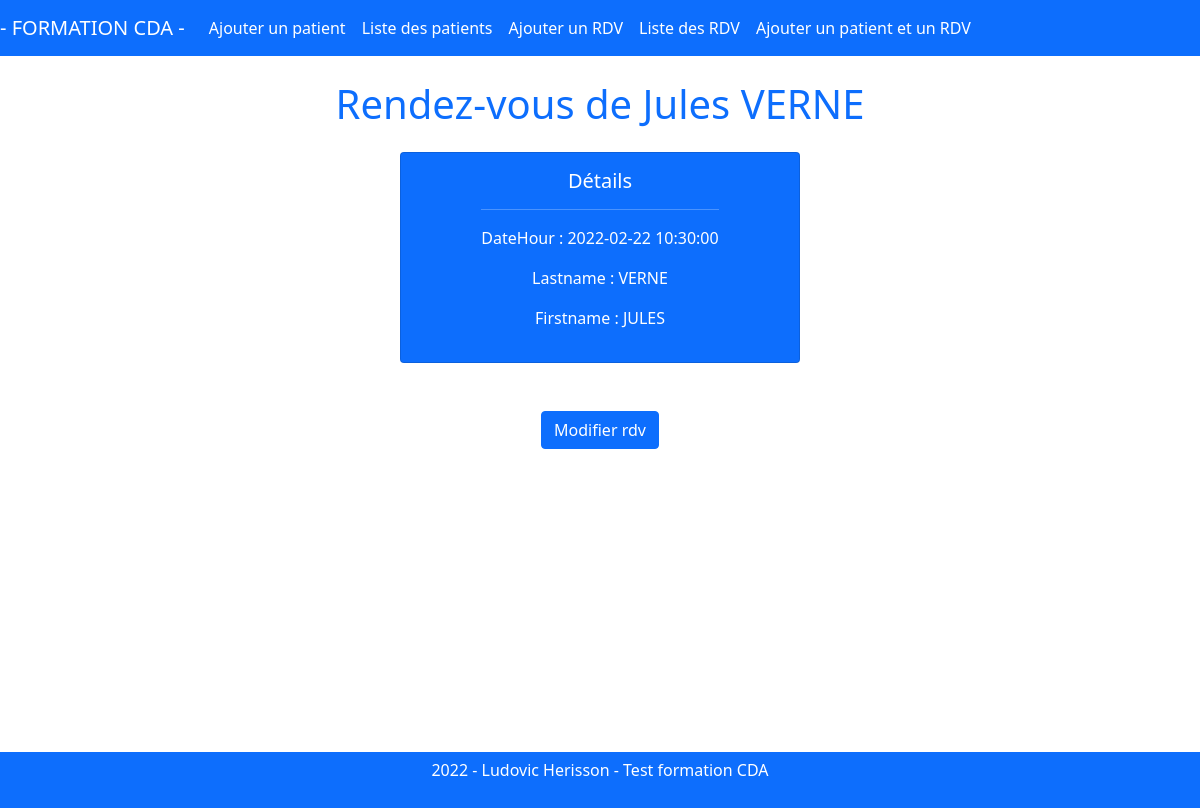
Screenshot of /?op=select&data=rdv&id=22 with the database file from the repository.
### tables this page shows
CREATE TABLE `appointments` (
  `id` int(11) NOT NULL,
  `dateHour` datetime NOT NULL,
  `idPatients` int(11) NOT NULL
);

CREATE TABLE `patients` (
  `id` int(11) NOT NULL,
  `lastname` varchar(25) NOT NULL,
  `firstname` varchar(25) NOT NULL,
  `birthdate` date NOT NULL,
  `phone` varchar(25) DEFAULT NULL,
  `mail` varchar(100) NOT NULL
);

### controller/Controller.php (called while the page is built, shortened)
<?php
class Controller
{
    private $dbEntityRepo;
    public function __construct()
    {
        $this->dbEntityRepo=new \Model\EntityRepository;
    }
    public function render($layout,$template,$parameters=[])
    {
        extract($parameters);
        require "view/$template";
        return ob_end_flush();
    }
    public function select()
    {
        $id=isset($_GET['id']) ? $_GET['id'] : NULL;
        $data=isset($_GET['data']) ? $_GET['data'] : NULL;
        $dataPatient=($data=="patient") ? $dataPatient=$this->dbEntityRepo->selectRepo($id,$data) : NULL ;
        $dataPatient=(empty($dataPatient))? $this->dbEntityRepo->selectRepo($id,$data,false) : $dataPatient;
        $dataRdv=($data=="rdv") ? $dataRdv=$this->dbEntityRepo->selectRepo($id,$data) : NULL ;
        if($_GET['data']=='rdv')
        {
            $recupPatient=$this->dbEntityRepo->selectRepo($id, $_GET['data']);
            $nomPatient=ucfirst(strtolower($recupPatient[0]['firstname']));
            $nomPatient.=' '.$recupPatient[0]['lastname'];
            $title='Rendez-vous de '.$nomPatient;
        }
        elseif($_GET['data']=='patient')
        {
            $recupPatient=$this->dbEntityRepo->selectRepo($id, $_GET['data'], false);
            $nomPatient=ucfirst(strtolower($recupPatient[0]['firstname']));
            $nomPatient.=' '.$recupPatient[0]['lastname'];
            $title='Détails de '.$nomPatient;
        }
       $this->render('layout.php', 'template-select.php',[
           'title' => $title,
           'dataType'=>$data,
           'dataPatient'=>$dataPatient,
           'dataRdv'=>$dataRdv,
           'hidden'=>'hidden'
       ]);
    }
    public function handleRequest()
    {
        $op=isset($_GET['op']) ? $_GET['op'] : NULL;
        switch ($op)
        {
            case 'select':
                $this->select();
                break;
        }
    }
}

### index.php (called while the page is built, shortened)
<?php
$controller=new Controller\Controller;
$controller->handleRequest();
?>

### model/EntityRepository.php (called while the page is built, shortened)
<?php
class EntityRepository
{
    private $db;
    private $tablepatients;
    private $tableappointments;
    public function getDb()
    {
        if(!$this->db)
        {
            try
            {
                $xml=simplexml_load_file('app/config.xml');
                $this->tablepatients=$xml->table1;
                $this->tableappointments=$xml->table2;
                try
                {
                    $this->db= new \PDO("mysql:host=". $xml->host ."; dbname=" . $xml->db, $xml->user, $xml->password, [
                        \PDO::ATTR_ERRMODE => \PDO::ERRMODE_EXCEPTION
                    ]);
                }
                catch(\PDOException $e)
                {
                echo"Message : " . $e->getMessage();
                }
            }
            catch(\Exception $e)
            {
                echo"Message : ".$e->getMessage();
            }
        }
        return $this->db;
    }
    public function selectRepo (int $id, string $data, $verif=true)
    {
        switch ($data)
        {
            case 'rdv':
                $q=$this->getDb()->prepare("SELECT appointments.id, appointments.dateHour, patients.lastname, patients.firstname  FROM " .$this->tableappointments." INNER JOIN ".$this->tablepatients." ON ".$this->tableappointments.".idPatients=".$this->tablepatients.".id AND appointments.id=".$id );
                $q->execute();
                $r=$q->fetchAll(\PDO::FETCH_ASSOC);
                return $r;
            break;
        }
    }
}
?>

### view/template-select.php (the view)
<div class="row mx-auto">
    <div class="card col-4 mx-auto bg-primary text-white">
        <div class="card-body mx-auto">
            <h5 class="card-title text-center">Détails</h5><hr>
            <?php if($dataType=='patient'):?>
                <?php foreach($dataPatient[0] as $key=>$value):
                    if($key!='id' && $key!='dateHour'):?>
                        <p class="text-center"><?=ucfirst($key). " : ".ucfirst($value)?></p>
                    <?php endif;?>
                    <?php if($key=='dateHour'):
                        $hidden=($value)? '' : 'hidden' ;
                    endif;?>
                <?php endforeach;?>
                <h5 class="card-title text-center mt-5"<?=$hidden?>>Rendez-vous :</h5><hr <?=$hidden?>>
                <?php foreach($dataPatient as $dataTab):
                        foreach($dataTab as $key=>$value):?>
                        <?php if($key=='dateHour'):?>
                            <?php $date= new DateTime($value);?>
                            <p class="text-center">Date et heure de rendez-vous : <?= $date->format('d-m-Y à G:i'); ?></p>
                        <?php endif;
                    endforeach;
                endforeach;?>
            <?php elseif($dataType=='rdv'):?>
                <?php foreach($dataRdv as $tabData):
                        foreach($tabData as $key=>$value):
                            if($key!='id'):?>
                        <p class="text-center"><?=ucfirst($key). " : ".ucfirst($value)?></p>
                            <?php endif;?>
                        <?php endforeach;?>
                <?php endforeach;?>
            <?php endif;?>
        </div>
    </div>
</div>
<div class="text-center">
    <?php if($dataType=='patient'):?>
        <a href="?op=update&data=patient&id=<?=$dataPatient[0]['id']?>" class="btn btn-primary my-5">Modifier patient</a>
    <?php elseif ($dataType=='rdv'):?>
        <a href="?op=update&data=rdv&id=<?=$dataRdv[0]['id']?>" class="btn btn-primary my-5">Modifier rdv</a>
    <?php endif;?>
</div>

### css/app.css (style rules this page uses)
body { min-height: 100vh !important; max-height: 100vh !important; overflow-y: scroll; }

### rows the page displays
appointments: key "DateHour", dateHour "2022-02-22 10:30:00", key "Lastname", idPatients.lastname "VERNE", key "Firstname", idPatients.firstname "JULES"

### other values shown
$title "Rendez-vous de Jules VERNE"
